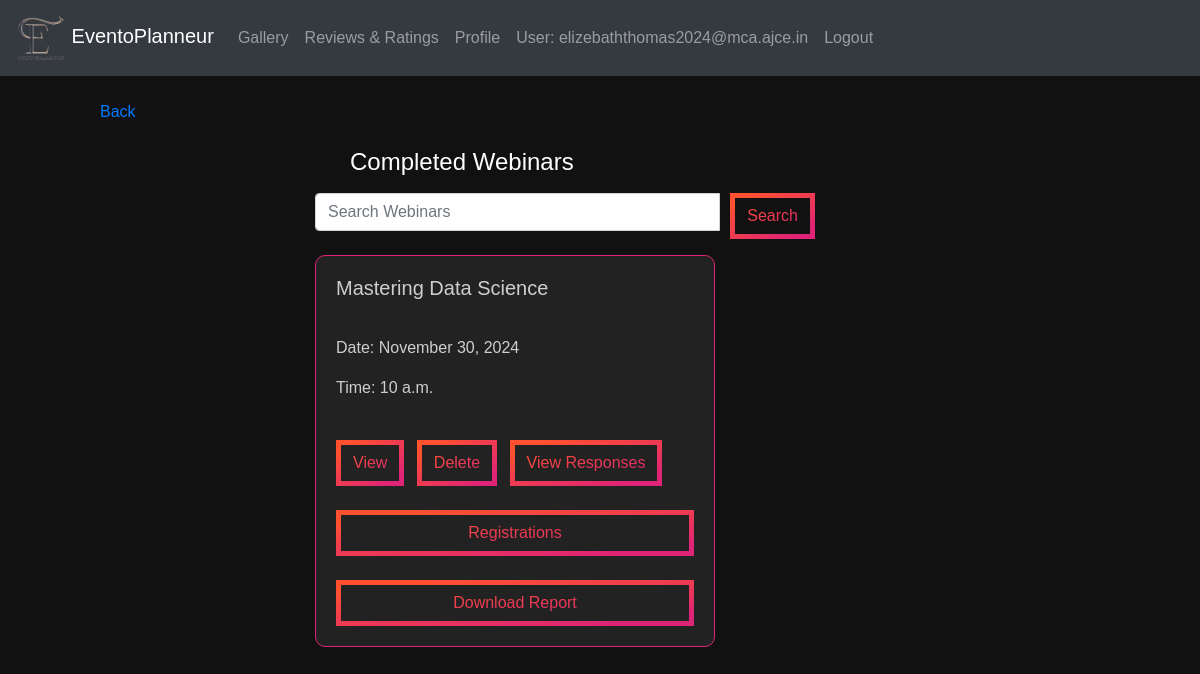
Page /completed_webinar/ (signed in) on the committed database.
### eventapp/models.py (models this page shows, shortened)
class CustomUser(AbstractUser):
    username = None
    USERNAME_FIELD  = 'email'
    email = models.EmailField(unique=True)
    password = models.CharField(max_length=128)
    is_organizer = models.BooleanField(default=False)
    is_provider = models.BooleanField(default=False)
    is_attendee = models.BooleanField(default=False)
    is_verified = models.BooleanField(default=False)
    verification_token = models.CharField(max_length=100, blank=True, null=True)
    REQUIRED_FIELDS = []
    objects = CustomUserManager()

class Webinar(models.Model):
    EVENT_TYPE_CHOICES = [
    ('Online', 'Online'),
    ('Offline', 'Offline'),
]
    id = models.AutoField(primary_key=True)
    title = models.CharField(max_length=100)
    event_type = models.CharField(max_length=10, choices=EVENT_TYPE_CHOICES, default='offline')
    description = models.TextField()
    date = models.DateField(default=None, blank=True, null=True)
    start_time = models.TimeField(blank=True, null=True)
    end_time = models.TimeField(blank=True, null=True)
    location = models.CharField(max_length=200, blank=True, null=True)
    poster = models.URLField(blank=True, null=True)
    organizer_name = models.CharField(max_length=100)
    deadline = models.DateField(default=None, blank=True, null=True)
    fee = models.DecimalField(max_digits=10, decimal_places=2, blank=True, null=True)
    speakers = models.ManyToManyField(Speaker, blank=True)
    org_user=models.ForeignKey(CustomUser, on_delete=models.CASCADE,null=True,blank=True)
    livestream = models.URLField(blank=True, null=True)
    phone_number = models.CharField(max_length=15)
    max_participants = models.PositiveIntegerField(null=True,default=50)
    status = models.IntegerField(default=1,null=True,blank=True)

### eventapp/views.py (the view)
# urls.py: path('completed_webinar/', views.completed_webinar, name='completed_webinar'),
@login_required
def completed_webinar(request):
    org_user = request.user
    search_query = request.GET.get('search', '')
    current_date = timezone.now().date()
    if search_query:
        update_webinar = Webinar.objects.filter(
            Q(org_user=org_user, status=1),
            Q(title__icontains=search_query),Q(date__lt=current_date)
        ).order_by('date')
    else:
        update_webinar = Webinar.objects.filter(org_user=org_user, status=1,date__lt=current_date).order_by('date')
    context = {'update_webinar': update_webinar, 'search_query': search_query}
    return render(request, 'completed_webinar.html', context)

### templates/completed_webinar.html (shortened to what this page needs)
{% load static %}
<!DOCTYPE html>
<html lang="en">
<head>
  <link rel="stylesheet" href="https://maxcdn.bootstrapcdn.com/bootstrap/4.5.2/css/bootstrap.min.css">
  <link rel="stylesheet"type="text/css" href="{% static 'css/webinar.css' %}">
</head>
<body>
  <nav class="navbar navbar-expand-md bg-dark navbar-dark">
    <div class="containers">
      <a class="navbar-brand" href="{% url 'eventapp:orghome' %}">
        <img src="{% static 'images/Eventoplanneur.png' %}" alt="Logo" width="50"> EventoPlanneur
      </a>
      <div class="collapse navbar-collapse" id="navbarCollapse">
        <ul class="navbar-nav ml-auto">
          <li class="nav-item"><a class="nav-link" href="{% url 'eventapp:gallery' %}">Gallery</a></li>
          <li class="nav-item"><a class="nav-link" href="{% url 'eventapp:review_service' %}">Reviews & Ratings</a></li>
          <li class="nav-item"><a class="nav-link" href="{% url 'eventapp:org_profile' %}">Profile</a></li>
          <li class="nav-item">
            {% if user.is_authenticated %}
            <a class="nav-link" >User: {{ user.email }}</a>
            <li class="nav-item"><a href="{% url 'eventapp:logout' %}" class="nav-link">Logout</a></li>
            {% endif %}
          </li>
        </ul>
      </div>
    </div>
  </nav>
  <div style="margin-left:100px;margin-right:225px" ><br>
    <a class="btn2" href="{% url 'eventapp:orghome' %}">
      Back
  </a>
    <div style="margin-left:200px;" ><br>
      <h4 style="margin-left:50px;color:white">Completed Webinars</h4>
{% block content %}
    <div class="container mx-auto mt-3">
        <div class="row">
            <div class="col-md-12 mb-3">
                <form method="GET" action="{% url 'eventapp:completed_webinar' %}">
                    <div class="input-group">
                        <input type="text" class="form-control" name="search" placeholder="Search Webinars">
                        <div class="input-group-append">
                            <button class="btn btn-outline-secondary" type="submit"> Search</button>
                        </div>
                    </div>
                </form>
            </div>
            {% for i in update_webinar %}
                <div class="col-md-6">
                    <div class="card" style="width: 400px;">
                        <div class="card-body">
                            <h5 class="card-title">{{ i.title }}</h5><br>
                            <p class="card-text">Date: {{ i.date|date:"F j, Y" }}<br><p>
                            <p class="card-text">Time: {{ i.start_time }}<br><br></p>
                            <a href="{% url 'view_webinar' i.id %}" class="btn mr-2"> View </a>
                            <a href="{% url 'delete_webinar' i.id %}" class="btn mr-2"> Delete</a>
                            <a href="{% url 'view_responses' i.id %}" class="btn">View Responses</a><br><br>
                            <a style="width: 100%;" href="{% url 'display_registrations' i.id %}" class="btn"> Registrations</a><br><br>
                            <a style="width: 100%;" href="{% url 'generate_webinar_report' i.id %}" class="btn"> Download Report</a>
                        </div>
                    </div>
                </div>
            {% endfor %}
        </div>
    </div>
{% endblock %}
      </div>
    </div>
</body>
</html>

### static/css/webinar.css (style rules this page uses)
body { font-family: Arial, sans-serif; margin: 0; padding: 0; background-position: center; color: #ad6341; background-image: url("/static/images/bg.gif"); background-size: cover; }
.containers { display: flex; justify-content: space-between; text-align: right; }
.container { display: flex; justify-content: space-between; margin: 5px; }
button { font-family: Arial, Helvetica, sans-serif; font-weight: bold; color: white; background-color: #171717; padding: 1em 2em; border: none; border-radius: .6rem; position: relative; cursor: pointer; overflow: hidden; }
.card { width: 190px; border-radius: 10px; }

### templates/completed_webinar.html (style rules this page uses)
:root { --gradient: linear-gradient(to left top, #DD2476 10%, #FF512F 90%) !important; }
body { background: #111 !important;; }
.input-group { width:500px; }
.input-group-append { margin-left:10px; }
.card { background: #222; border: 1px solid #dd2476; color: rgba(250, 250, 250, 0.8); margin-bottom: 2rem; }
.btn { border: 5px solid; border-image-slice: 1; background: var(--gradient) !important; -webkit-background-clip: text !important; -webkit-text-fill-color: transparent !important; border-image-source: var(--gradient) !important; text-decoration: none; transition: all .4s ease; }

### rows in the picture
CustomUser: email "elizebaththomas2024@mca.ajce.in"
Webinar: title "Mastering Data Science", date "November 30, 2024", start_time "10 a.m."
